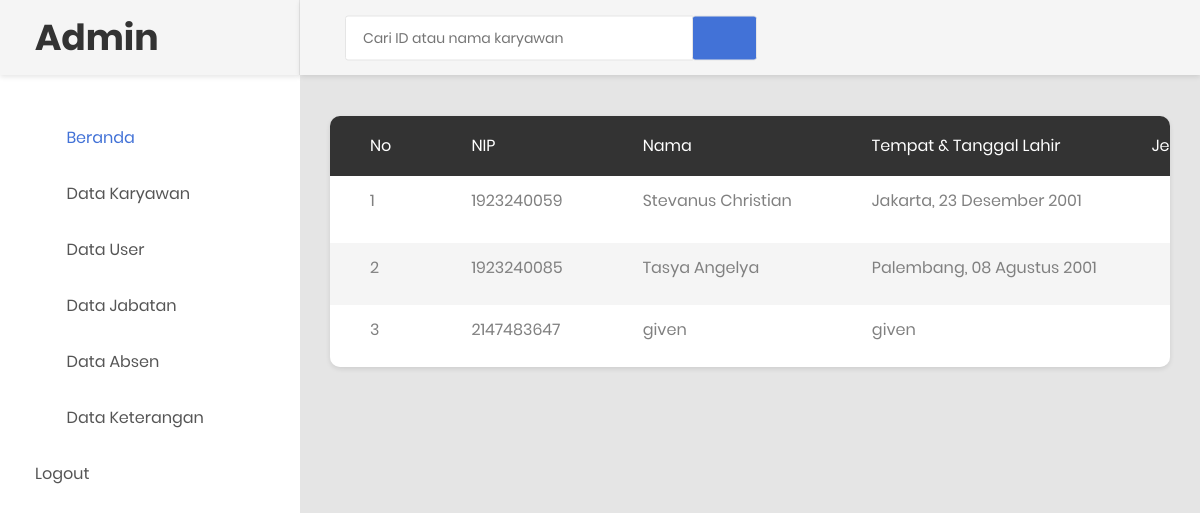
The app's page /prospenkar.php (signed in), older data.
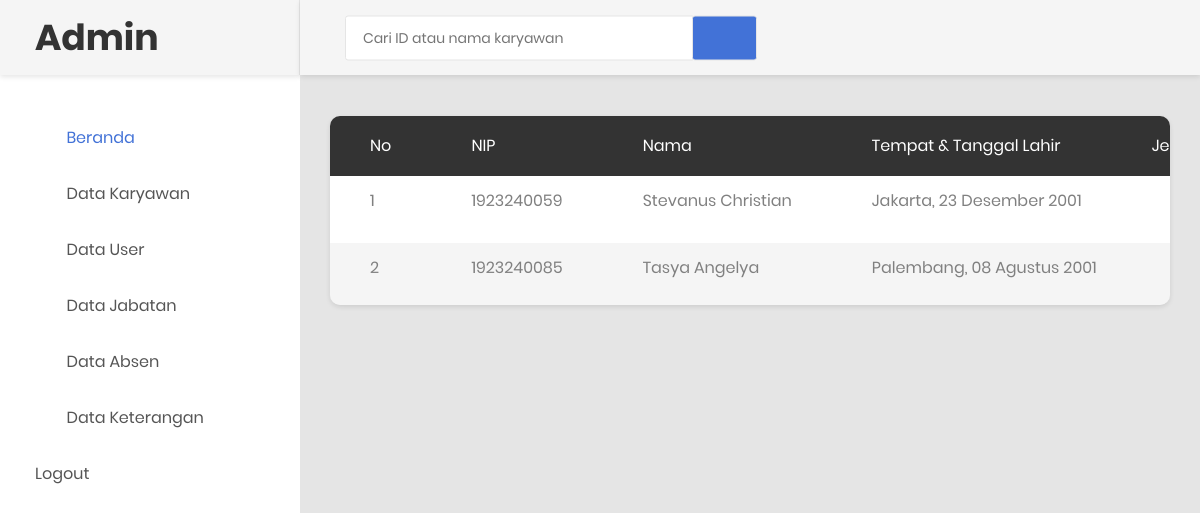
The same page, newer data.
### tables this page shows
CREATE TABLE `tb_karyawan` (
  `id_karyawan` int(11) NOT NULL,
  `username` varchar(50) NOT NULL,
  `password` varchar(50) NOT NULL,
  `nama` varchar(255) NOT NULL,
  `tmp_tgl_lahir` varchar(255) NOT NULL,
  `jenkel` varchar(255) NOT NULL,
  `agama` varchar(255) NOT NULL,
  `alamat` text NOT NULL,
  `no_tel` varchar(18) NOT NULL,
  `jabatan` varchar(255) NOT NULL,
  `foto` varchar(50) NOT NULL
);

### prospenkar.php (the view, shortened to what the changed rows need)
<?php
require_once("koneksi.php");
 ?>
<!DOCTYPE html>
<html lang="en">
<head>
     <link rel="stylesheet" href="https://maxcdn.bootstrapcdn.com/bootstrap/4.5.2/css/bootstrap.min.css">
    <link rel="stylesheet" type="text/css" href="css/bootstrap.css" media="all">
    <link href="css/font-face.css" rel="stylesheet" media="all">
    <link href="vendor/font-awesome-4.7/css/font-awesome.min.css" rel="stylesheet" media="all">
    <link href="vendor/font-awesome-5/css/fontawesome-all.min.css" rel="stylesheet" media="all">
    <link href="vendor/mdi-font/css/material-design-iconic-font.min.css" rel="stylesheet" media="all">
    <link href="vendor/bootstrap-4.1/bootstrap.min.css" rel="stylesheet" media="all">
    <link href="vendor/animsition/animsition.min.css" rel="stylesheet" media="all">
    <link href="vendor/bootstrap-progressbar/bootstrap-progressbar-3.3.4.min.css" rel="stylesheet" media="all">
    <link href="vendor/wow/animate.css" rel="stylesheet" media="all">
    <link href="vendor/css-hamburgers/hamburgers.min.css" rel="stylesheet" media="all">
    <link href="vendor/slick/slick.css" rel="stylesheet" media="all">
    <link href="vendor/select2/select2.min.css" rel="stylesheet" media="all">
    <link href="vendor/perfect-scrollbar/perfect-scrollbar.css" rel="stylesheet" media="all">
    <link href="css/theme.css" rel="stylesheet" media="all">
</head>
<body class="animsition">
    <div class="page-wrapper">
        <aside class="menu-sidebar d-none d-lg-block">
            <div class="logo">
                <a href="#">
                    <h1>Admin</h1>
                </a>
            </div>
        </aside>
        <div class="page-container">
            <div class="main-content">
                <div class="section__content section__content--p30">
                    <div class="container-fluid">
                        <div class="row">
                                <div class="table-responsive table--no-card m-b-30">
                                    <table class="table table-borderless table-striped table-earning">
                                        <thead>
                                            <tr>
                                                <th>No</th>
                                                <th>NIP</th>
                                                <th>Nama</th>
                                                <th>Tempat & Tanggal lahir</th>
                                                <th class="text-right">Jenis Kelamin</th>
                                            </tr>
                                        </thead>
                                        <tbody>
                                            <?php
                                            $cari = $_POST['cari'];
                                            $sql = "SELECT * FROM tb_karyawan WHERE id_karyawan LIKE '%$cari%' OR nama LIKE '%$cari%'";
                                            $query = mysqli_query($koneksi, $sql);
                                            $no = 1;
                                            while ($row = mysqli_fetch_array($query)) {
                                             ?>
                                            <tr>
                                                <td><?php echo $no ?></td>
                                                <td><?php echo $row['id_karyawan']; ?></td>
                                                <td><?php echo $row['nama']; ?></td>
                                                <td><?php echo $row['tmp_tgl_lahir']; ?></td>
                                                <td><?php echo $row['jenkel']; ?></td>
                                            </tr>
                                           <?php
                                           $no++;
                                       }
                                            ?>
                                        </tbody>
                                    </table>
                                </div>
                            </div>
                </div>
            </div>
        </div>
    </div>
</body>
</html>

Row changes from the older to the newer data that the page shows:
removed tb_karyawan: id_karyawan "2147483647", nama "given", tmp_tgl_lahir "given"
